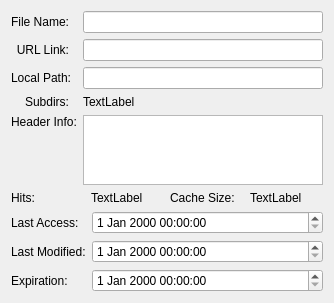
<?xml version="1.0" encoding="UTF-8"?>
<ui version="4.0">
 <class>CacheEntryDetail</class>
 <widget class="QWidget" name="CacheEntryDetail">
  <property name="geometry">
   <rect>
    <x>0</x>
    <y>0</y>
    <width>334</width>
    <height>280</height>
   </rect>
  </property>
  <property name="windowTitle">
   <string>CacheEntryDetail</string>
  </property>
  <layout class="QVBoxLayout" name="verticalLayout">
   <item>
    <layout class="QGridLayout" name="gridLayout">
     <item row="2" column="0" colspan="2">
      <widget class="QLabel" name="label_3">
       <property name="text">
        <string>Local Path:</string>
       </property>
       <property name="buddy">
        <cstring>pathEdit</cstring>
       </property>
      </widget>
     </item>
     <item row="2" column="2">
      <widget class="QLineEdit" name="pathEdit"/>
     </item>
     <item row="0" column="2">
      <widget class="QLineEdit" name="fileNameEdit"/>
     </item>
     <item row="4" column="0" colspan="2">
      <widget class="QLabel" name="label_5">
       <property name="text">
        <string>Header Info:</string>
       </property>
       <property name="alignment">
        <set>Qt::AlignLeading|Qt::AlignLeft|Qt::AlignTop</set>
       </property>
       <property name="buddy">
        <cstring>headerTextEdit</cstring>
       </property>
      </widget>
     </item>
     <item row="1" column="0">
      <widget class="QLabel" name="label_2">
       <property name="text">
        <string>URL Link:</string>
       </property>
       <property name="alignment">
        <set>Qt::AlignRight|Qt::AlignTrailing|Qt::AlignVCenter</set>
       </property>
       <property name="buddy">
        <cstring>urlLinkEdit</cstring>
       </property>
      </widget>
     </item>
     <item row="3" column="2">
      <widget class="QLabel" name="subdirLabel">
       <property name="text">
        <string>TextLabel</string>
       </property>
      </widget>
     </item>
     <item row="3" column="0">
      <widget class="QLabel" name="label_4">
       <property name="text">
        <string>Subdirs:</string>
       </property>
       <property name="alignment">
        <set>Qt::AlignRight|Qt::AlignTrailing|Qt::AlignVCenter</set>
       </property>
      </widget>
     </item>
     <item row="1" column="2">
      <widget class="QLineEdit" name="urlLinkEdit"/>
     </item>
     <item row="0" column="0">
      <widget class="QLabel" name="label">
       <property name="text">
        <string>File Name:</string>
       </property>
       <property name="alignment">
        <set>Qt::AlignRight|Qt::AlignTrailing|Qt::AlignVCenter</set>
       </property>
       <property name="buddy">
        <cstring>fileNameEdit</cstring>
       </property>
      </widget>
     </item>
     <item row="4" column="2">
      <widget class="QTextEdit" name="headerTextEdit">
       <property name="readOnly">
        <bool>true</bool>
       </property>
      </widget>
     </item>
    </layout>
   </item>
   <item>
    <layout class="QHBoxLayout" name="horizontalLayout_3">
     <item>
      <layout class="QHBoxLayout" name="horizontalLayout">
       <item>
        <widget class="QLabel" name="label_6">
         <property name="text">
          <string>Hits:</string>
         </property>
        </widget>
       </item>
       <item>
        <widget class="QLabel" name="histLabel">
         <property name="text">
          <string>TextLabel</string>
         </property>
        </widget>
       </item>
      </layout>
     </item>
     <item>
      <layout class="QHBoxLayout" name="horizontalLayout_2">
       <item>
        <widget class="QLabel" name="label_7">
         <property name="text">
          <string>Cache Size:</string>
         </property>
        </widget>
       </item>
       <item>
        <widget class="QLabel" name="sizeLabel">
         <property name="text">
          <string>TextLabel</string>
         </property>
        </widget>
       </item>
      </layout>
     </item>
    </layout>
   </item>
   <item>
    <layout class="QFormLayout" name="formLayout">
     <item row="0" column="0">
      <widget class="QLabel" name="label_8">
       <property name="text">
        <string>Last Access:</string>
       </property>
       <property name="buddy">
        <cstring>accessDateTimeEdit</cstring>
       </property>
      </widget>
     </item>
     <item row="0" column="1">
      <widget class="QDateTimeEdit" name="accessDateTimeEdit"/>
     </item>
     <item row="1" column="0">
      <widget class="QLabel" name="label_9">
       <property name="text">
        <string>Last Modified:</string>
       </property>
       <property name="buddy">
        <cstring>modifiedDateTimeEdit</cstring>
       </property>
      </widget>
     </item>
     <item row="1" column="1">
      <widget class="QDateTimeEdit" name="modifiedDateTimeEdit"/>
     </item>
     <item row="2" column="0">
      <widget class="QLabel" name="label_10">
       <property name="text">
        <string>Expiration:</string>
       </property>
       <property name="buddy">
        <cstring>expDateTimeEdit</cstring>
       </property>
      </widget>
     </item>
     <item row="2" column="1">
      <widget class="QDateTimeEdit" name="expDateTimeEdit"/>
     </item>
    </layout>
   </item>
  </layout>
 </widget>
 <layoutdefault spacing="6" margin="11"/>
 <resources/>
 <connections/>
</ui>
